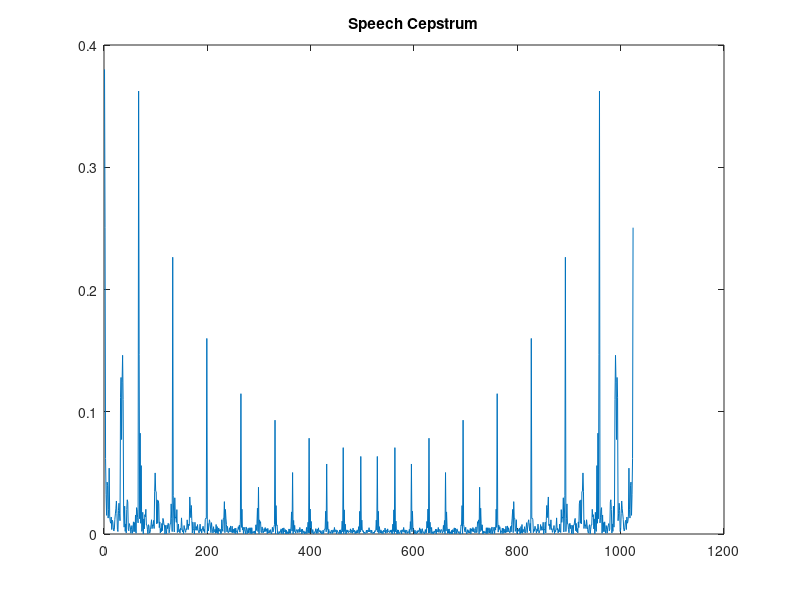
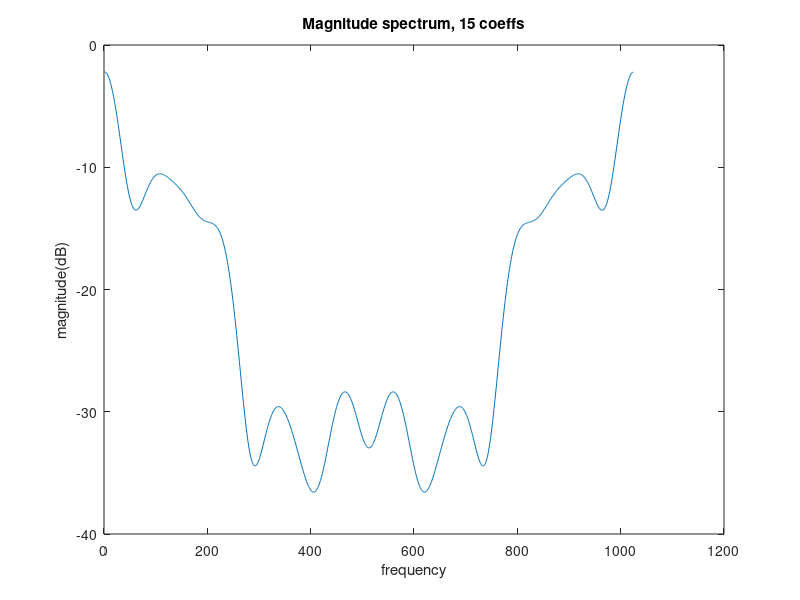
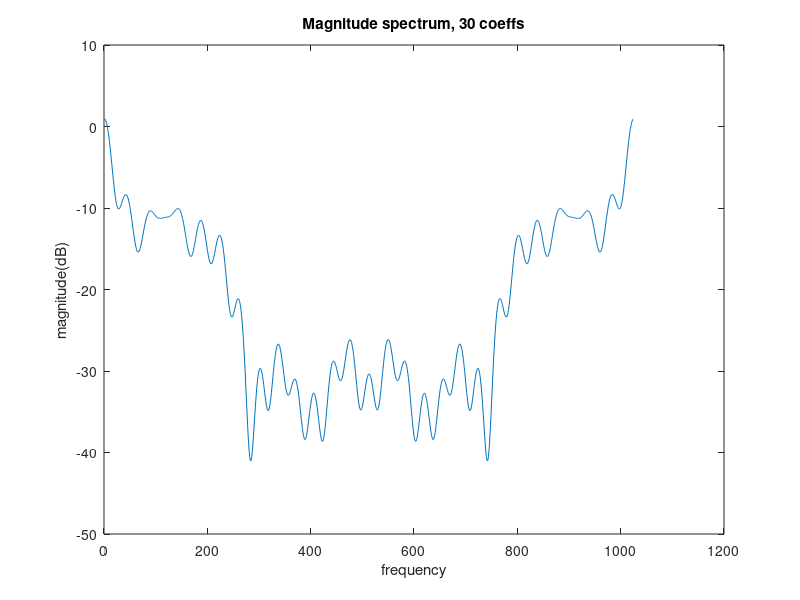
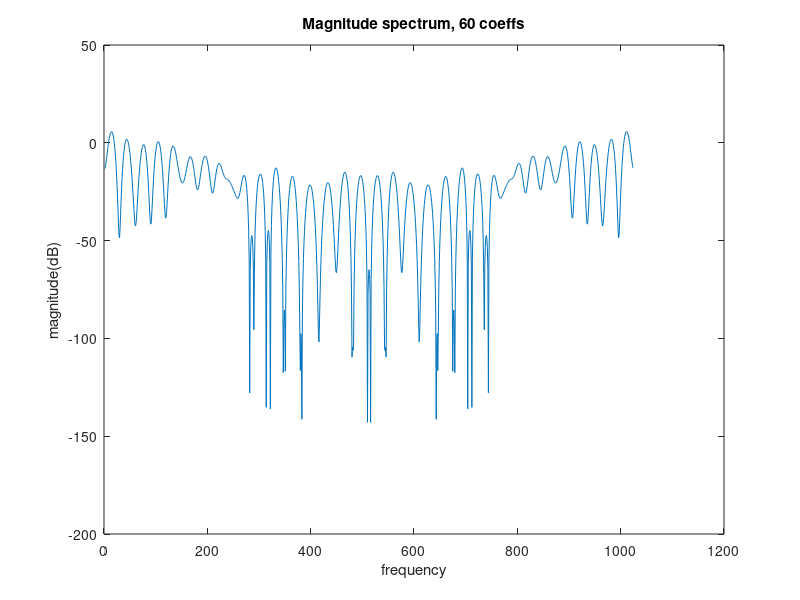

Recreate these plots in MATLAB, in order.
pkg load control;
pkg load signal;
pkg load image;
dur = 1024;
a = [1.000000,  -0.932071,   0.153281,   0.234292,  -0.241299,   0.151919,  -0.208041,   0.097114,   0.089746,  -0.232720,   0.104797;];
fs = 8000;
f0 = 120;
t = 0:1/fs:0.5;

imp = t;
imp = imp*0;

iter = floor(fs/f0);

for i= 1:iter:4000
  imp(i) = 1;
end

##plot(imp);
y = imp;
for i=11:1:4000
  for j=2:1:11
    y(i) = y(i) - y(i-j+1)*a(j);
  end
end

xh2=zeros(1024,1);
per = 10;
E=0.4894;
ak=a;
for i=0:1024,
    ex = exp(-(0:per)*1i*(i/1024 * 2 * pi));
    xh2(i+1) = E/(abs(ex*ak')).^2;
end
x = sqrt(xh2);

##plot(y);
##
##%Hamming Window  
##tham = 30e-3*fs;
##ham = hamming(tham);
##
##x = abs(fft(y(100:tham+100).*ham, 1024));

ffty = abs(fft(y, dur));
Cep = log(ffty);
cep = real(ifft(Cep));
figure(1)
  plot(abs(cep))
  title('Speech Cepstrum')

cep = cep';
filt_c = zeros(dur,1);
dur = 15
filt_c(1:dur) = 1;
cepfilt1 = real(fft(cep.*filt_c));

figure (3)
  plot(20*log(abs(cepfilt1)))
  title('Magnitude spectrum, 15 coeffs')
  xlabel('frequency')
  ylabel('magnitude(dB)')
dur = 30
filt_c(1:dur) = 1;
cepfilt2 = real(fft(cep.*filt_c));

figure (4)
  plot(20*log(abs(cepfilt2)))
  title('Magnitude spectrum, 30 coeffs')
  xlabel('frequency')
  ylabel('magnitude(dB)')

dur = 60
filt_c(1:dur) = 1;
cepfilt3 = real(fft(cep.*filt_c));

figure (5)
  plot(20*log(abs(cepfilt3)))
  title('Magnitude spectrum, 60 coeffs')
  xlabel('frequency')
  ylabel('magnitude(dB)')
  



